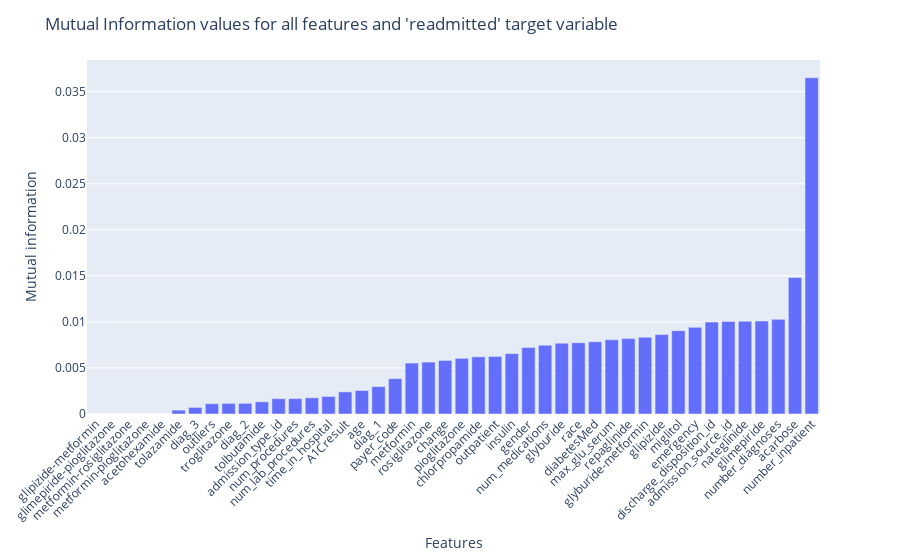

Write notebook code for a chart like this one.
### Code cell
# Visualize the MI values for each feature in ascending order
fig = px.bar(mutual_info_df, x = 'Feature', y = 'Mutual_Info')
fig.update_layout(title="Mutual Information values for all features and 'readmitted' target variable", yaxis_title="Mutual information",xaxis_title="Features") 
fig.update_xaxes(tickangle=-45)

### Figure 1 — Plotly figure (JSON) as saved in the notebook; plotly's stock layout.template omitted (floating-point values rounded to 4 significant figures)
{"data": [{"alignmentgroup": "True", "hovertemplate": "Feature=%{x}<br>Mutual_Info=%{y}<extra></extra>", "legendgroup": "", "marker": {"color": "#636efa", "pattern": {"shape": ""}}, "name": "", "offsetgroup": "", "orientation": "v", "showlegend": false, "textposition": "auto", "type": "bar", "x": ["glipizide-metformin", "glimepiride-pioglitazone", "metformin-rosiglitazone", "metformin-pioglitazone", "acetohexamide", "tolazamide", "diag_3", "outliers", "troglitazone", "diag_2", "tolbutamide", "admission_type_id", "num_procedures", "num_lab_procedures", "time_in_hospital", "A1Cresult", "age", "diag_1", "payer_code", "metformin", "rosiglitazone", "change", "pioglitazone", "chlorpropamide", "outpatient", "insulin", "gender", "num_medications", "glyburide", "race", "diabetesMed", "max_glu_serum", "repaglinide", "glyburide-metformin", "glipizide", "miglitol", "emergency", "discharge_disposition_id", "admission_source_id", "nateglinide", "glimepiride", "number_diagnoses", "acarbose", "number_inpatient"], "xaxis": "x", "y": [0, 0, 0, 0, 0, 0.0004144, 0.0007141, 0.001116, 0.001152, 0.001156, 0.001326, 0.001663, 0.001672, 0.001757, 0.001909, 0.002399, 0.002552, 0.002973, 0.003839, 0.005531, 0.005636, 0.005816, 0.006043, 0.00621, 0.006252, 0.006559, 0.007218, 0.007471, 0.00769, 0.007742, 0.007851, 0.008069, 0.008195, 0.008333, 0.008624, 0.00905, 0.00941, 0.009986, 0.01006, 0.01007, 0.0101, 0.01028, 0.01483, 0.03653], "yaxis": "y"}], "layout": {"barmode": "relative", "legend": {"tracegroupgap": 0}, "margin": {"t": 60}, "title": {"text": "Mutual Information values for all features and 'readmitted' target variable"}, "xaxis": {"anchor": "y", "domain": [0, 1], "tickangle": -45, "title": {"text": "Features"}}, "yaxis": {"anchor": "x", "domain": [0, 1], "title": {"text": "Mutual information"}}}}
